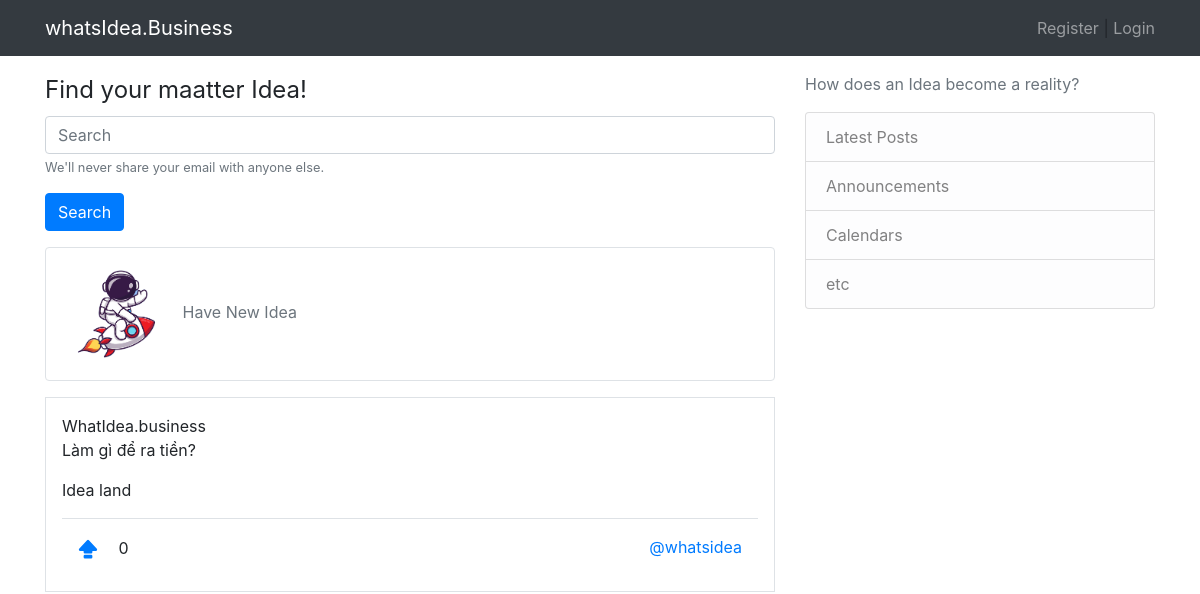
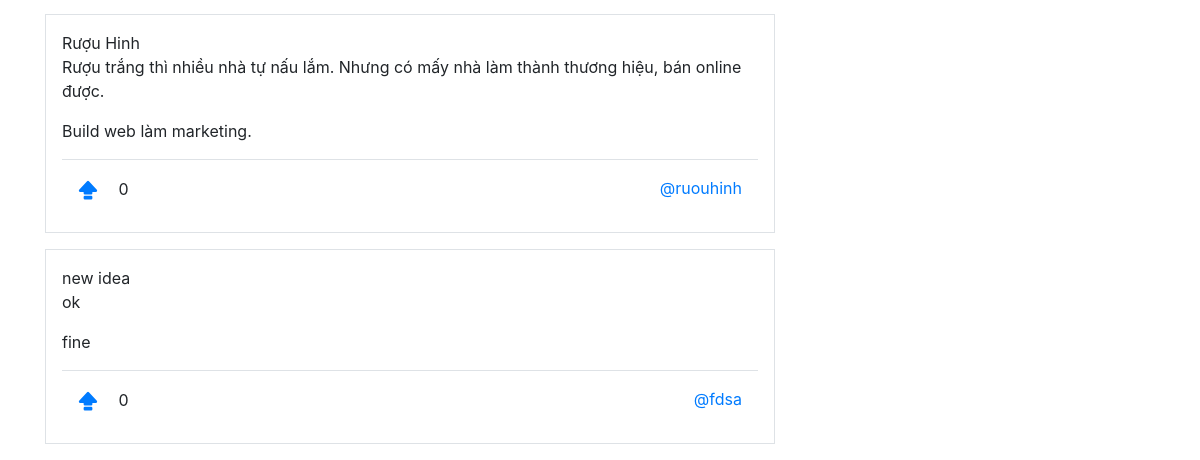
/, run on an earlier commit of the app's database (2 pictures, top to bottom).
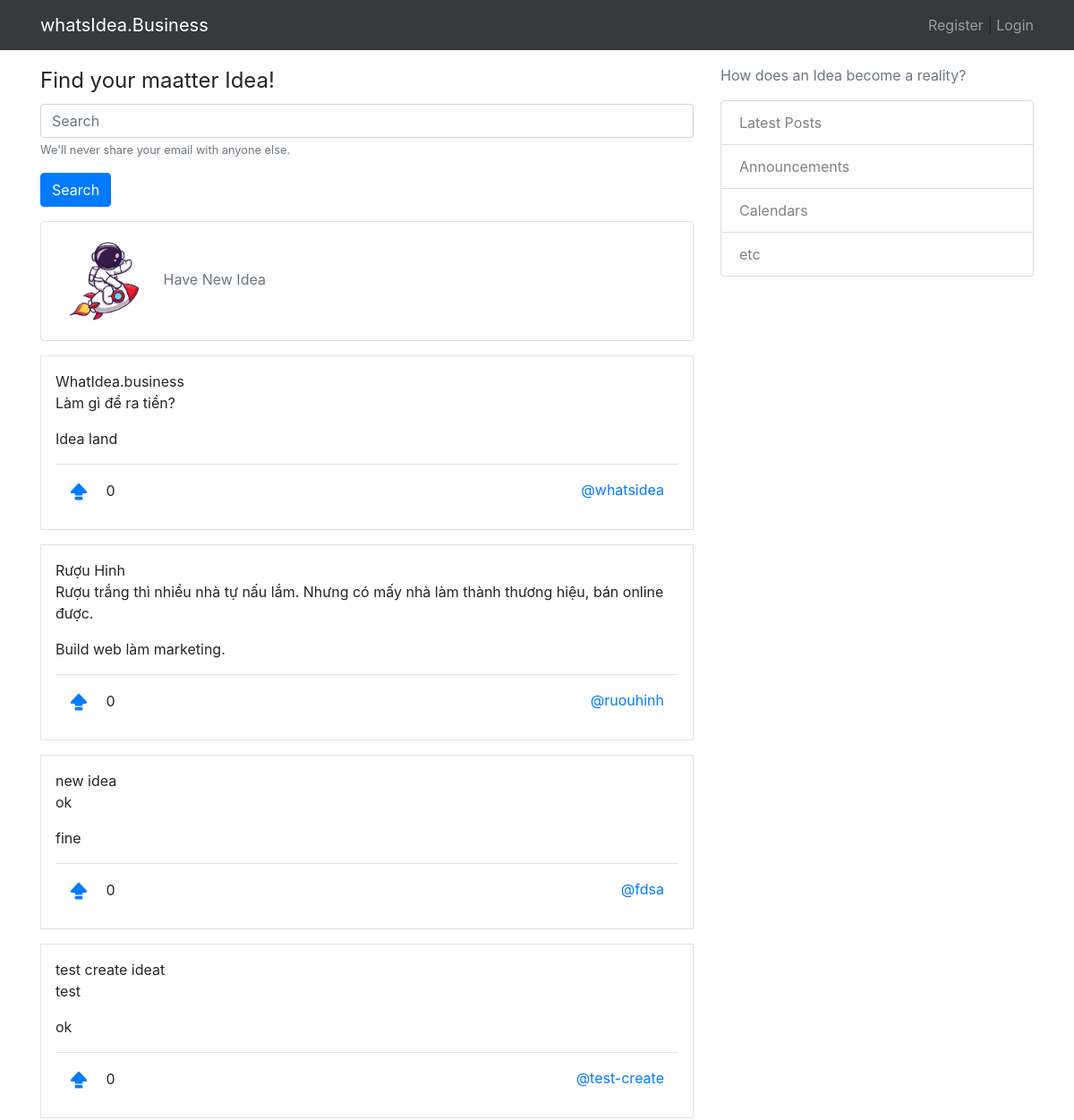
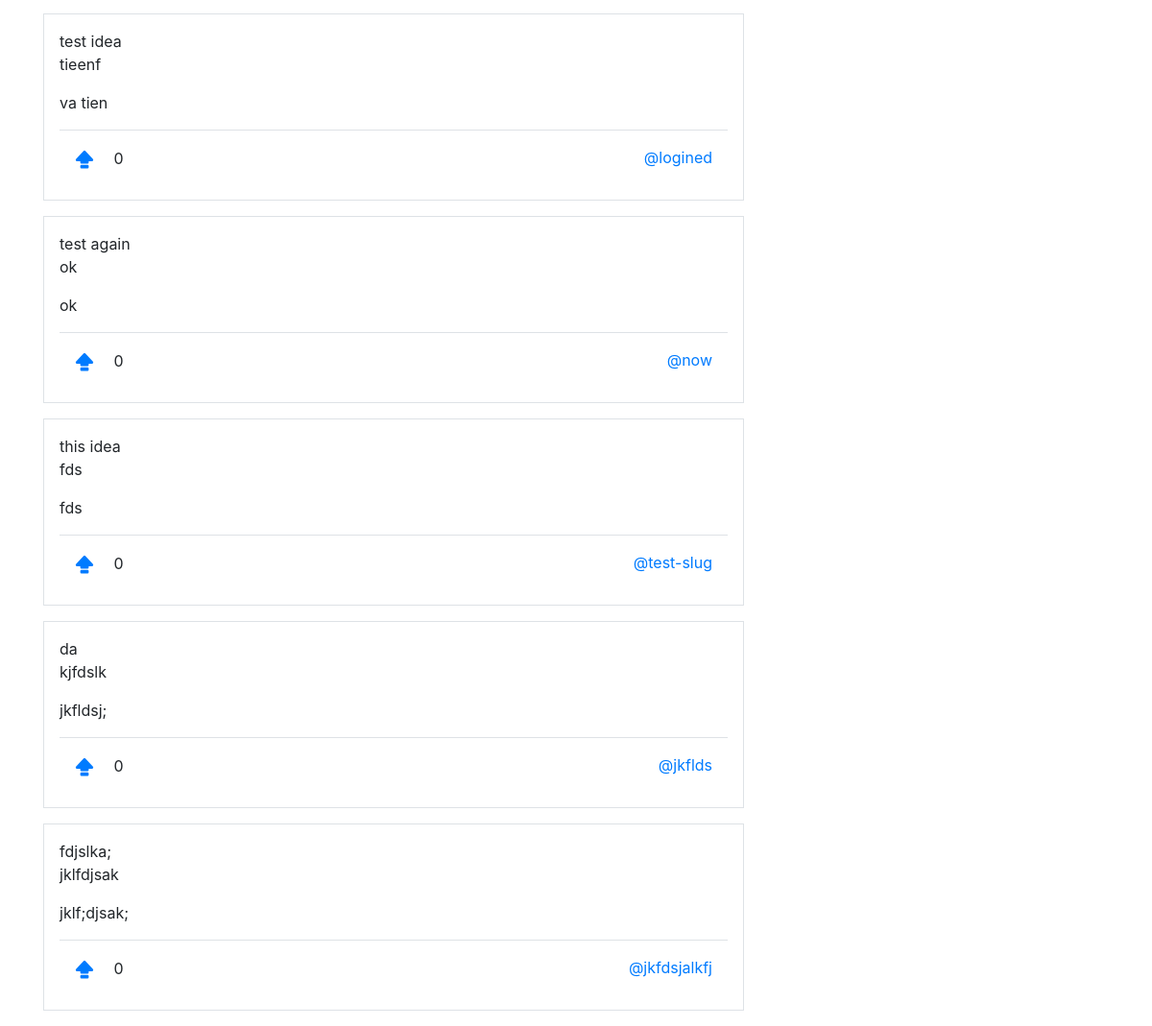
And on a later commit of the database (2 pictures, top to bottom).
### core/models.py (models this page shows, shortened)
class Idea(models.Model):
    user = models.ManyToManyField(User)
    title = models.CharField(max_length=500)
    slug = models.SlugField(max_length=500, unique=True)
    problem = models.TextField()
    solution = models.TextField()
    is_publish = models.BooleanField(default=True)
    is_success = models.BooleanField(default=False)
    address = models.CharField(max_length=200, blank=True)
    phone = models.CharField(max_length=12, blank=True)
    website = models.CharField(max_length=30, blank=True)
    corver_image = models.ImageField(upload_to="media/", blank=True)
    date_created = models.DateTimeField(auto_now_add=True)

### whatsidea/views.py (the view)
# urls.py: path('', homePage, name="home-page"),
def homePage(request):
    ideas = models.Idea.objects.all()
    context = {
        "ideas": ideas
    }
    return render(request, 'index.html', context)

### templates/index.html (shortened to what this page needs)
{% extends 'base.html' %}
{%load static %}
{% block content %}
<main>
    <div class="search-area mb-3">
        <legend>Find your maatter Idea!</legend>
        <form action="GET">
            <div class="form-group">
                <input type="text" class="form-control" placeholder="Search">
                <small id="emailHelp" class="form-text text-muted">We'll never share your email with anyone
                    else.</small>
            </div>
            <button type="submit" class="btn btn-primary">Search</button>
        </form>
    </div>
    <a href="{% url 'idea-create-page' %}" class="new-idea-btn border btn w-100 btn btn-outline-secondary text-left">
        <img src="/static/img/say-hi.png" alt="">
        <span>Have</span>
        <span>New</span>
        <span>Idea</span>
    </a>
    <div>
        {% for idea in ideas %}
        <div class="border p-3 my-3">
            <span>{{ idea.title }}</span>
            <p>{{ idea.problem }}</p>
            {{ idea.solution }}
            <div class="border-top mt-3">
                <nav class="navbar">
                    <div>
                        <a class="navbar-brand" href="">
                        </a>
                        <span>{{ idea.vote_set.all.count }}</span>
                    </div>
                    <div>
                        <a href="{% url 'idea-detail-page' idea.slug %}">
                            @{{ idea.slug }}
                        </a>
                    </div>
                </nav>
            </div>
        </div>
        {% endfor %}
    </div>
</main>
{% endblock content %}

### templates/base.html (shortened to what this page needs)
{% load static %}
<!DOCTYPE html>
<html lang="en">
<head>
    <link rel="stylesheet" href="https://cdn.jsdelivr.net/npm/bootstrap@4.5.3/dist/css/bootstrap.min.css"
>
</head>
<body>
    {% include 'component/header.html' %}
    <main class="container mt-3">
        <div class="row">
            <div class="col-md-8">
                {% block content %}
                {% endblock %}
            </div>
            <div class="col-md-4">
                {% include 'component/sidebar.html' %}
            </div>
        </div>
    </main>
</body>
</html>

### templates/component/header.html
<header>
    <div class="header-area">
        <nav class="navbar navbar-expand-lg navbar-dark bg-dark">
            <div class="container">
                <a class="navbar-brand" href="">whatsIdea.Business</a>
                <ul class="navbar-nav ml-auto">
                    {% if user.is_authenticated %}
                    <li class="nav-item">
                        <a class="nav-link" href="{% url 'profile-setting-page' %}">Profile</a>
                    </li>
                    {% else %}
                    <li class="nav-item">
                        <a class="nav-link d-inline p-0" href="{% url 'user-register-page' %}">Register</a> |
                        <a class="nav-link d-inline p-0" href="{% url 'user-login-page' %}">Login</a>
                    </li>
                    {% endif %}
                </ul>
            </div>
        </nav>
    </div>
</header>

### templates/component/sidebar.html
<div class="content-section">
    <p class='text-muted'>How does an Idea become a reality?
      <ul class="list-group">
        <li class="list-group-item list-group-item-light">Latest Posts</li>
        <li class="list-group-item list-group-item-light">Announcements</li>
        <li class="list-group-item list-group-item-light">Calendars</li>
        <li class="list-group-item list-group-item-light">etc</li>
      </ul>
    </p>
  </div>

### templates/index.html (style rules this page uses)
.new-idea-btn { cursor: pointer; }
img { width: 120px; }

What changed in the data, as far as the page shows it:
added Idea: title "test create ideat", problem "test", solution "ok", vote_set.all.count "0", slug "test-create"
added Idea: title "test idea", problem "tieenf", solution "va tien", vote_set.all.count "0", slug "logined"
added Idea: title "test again", problem "ok", solution "ok", vote_set.all.count "0", slug "now"
added Idea: title "this idea", problem "fds", solution "fds", vote_set.all.count "0", slug "test-slug"
added Idea: title "da", problem "kjfdslk", solution "jkfldsj;", vote_set.all.count "0", slug "jkflds"
added Idea: title "fdjslka;", problem "jklfdjsak", solution "jklf;djsak;", vote_set.all.count "0", slug "jkfdsjalkfj"
